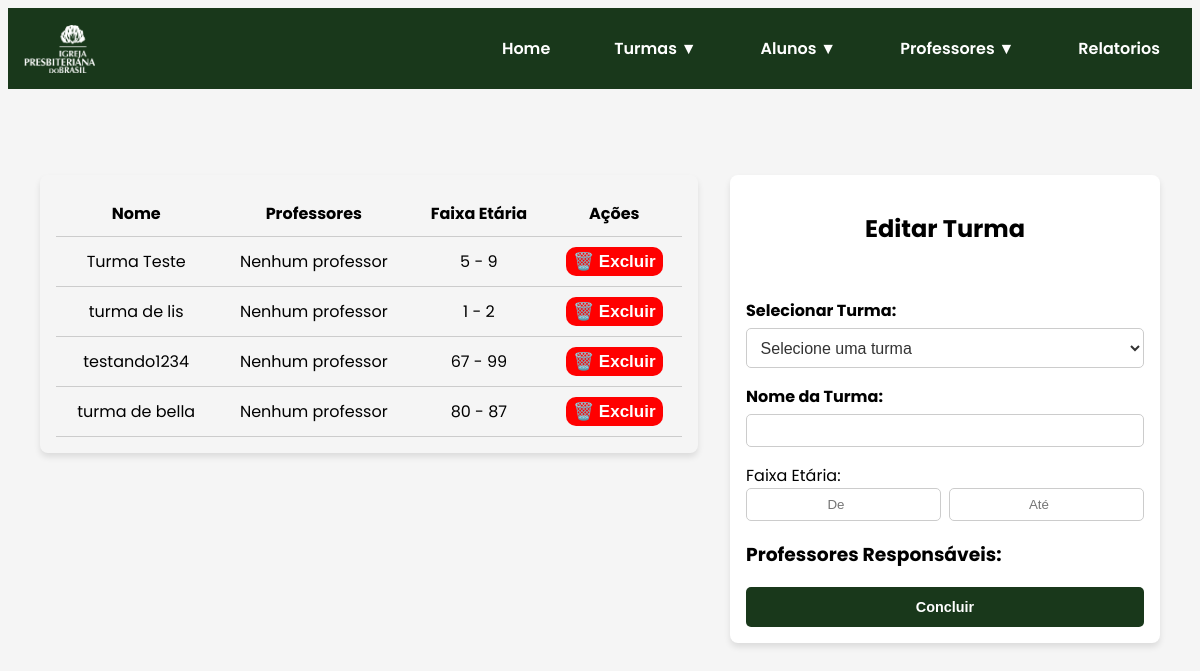
/turmas/, run on an earlier commit of the app's database.
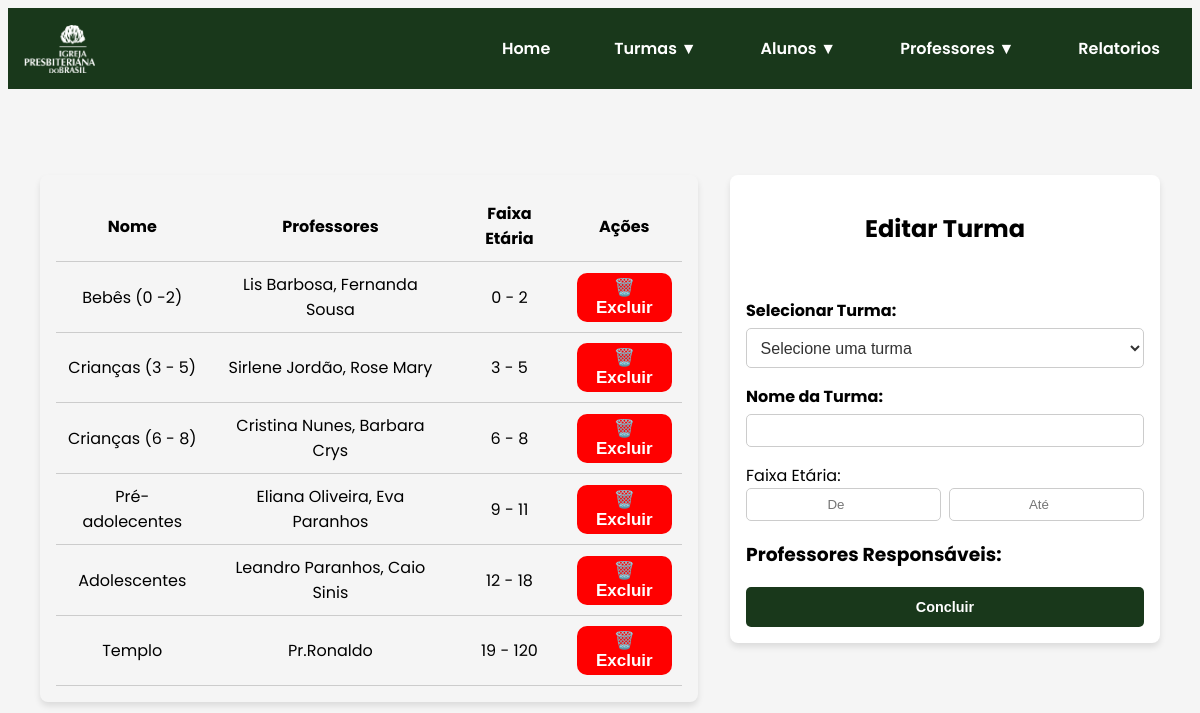
And on a later commit of the database.
### core/models.py (models this page shows, shortened)
class Turma(models.Model):
    nome = models.CharField(max_length=100, unique=True)
    faixa_etaria_de = models.IntegerField()
    faixa_etaria_ate = models.IntegerField()
    codigo = models.CharField(max_length=8, unique=True, blank=True)  # Código identificador único

class Professor(models.Model):
    nome = models.CharField(max_length=255)
    data_nascimento = models.DateField()
    turmas = models.ManyToManyField("Turma", blank=True)
    matricula = models.CharField(max_length=10, unique=True, editable=False)  # Matrícula única

### core/views.py (the view)
# urls.py: path('turmas/', turmas_geral, name='turmas_geral'),
def turmas_geral(request):
    turmas = Turma.objects.prefetch_related("professor_set").all()  # Puxa os professores vinculados
    return render(request, 'turmasGeral.html', {'turmas': turmas})

### core/templates/turmasGeral.html (shortened to what this page needs)
{% load static %}
<!DOCTYPE html>
<html lang="pt-br">
<head>
    <link rel="stylesheet" href="{% static 'css/style.css' %}">
    <link rel="stylesheet" href="{% static 'css/turmasGeral.css' %}">
</head>
<body>
    <nav class="navbar">
        <div class="logo">
            <img src="{% static '/img/logoIPBbranco.png' %}" alt="Logotipo da Igreja">
        </div>
        <ul class="nav-links" id="nav-links">
            <li><a href="{% url 'home' %}">Home</a></li>
            <li class="dropdown">
                <a href="#" id="turmas-btn">Turmas ▼</a>
            </li>
            <li class="dropdown">
                <a href="#" id="alunos-btn">Alunos ▼</a>
            </li>
            <li class="dropdown">
                <a href="#" id="professores-btn">Professores ▼</a>
            </li>
            <li><a href="{% url 'relatorios' %}">Relatorios</a></li>
        </ul>
    </nav>
    <main class="turmas-container">
        <section class="turmas-listagem">
            <table class="turmas-tabela">
                <thead>
                    <tr>
                        <th>Nome</th>
                        <th>Professores</th>
                        <th>Faixa Etária</th>
                        <th>Ações</th>
                    </tr>
                </thead>
                <tbody id="turmas-tabela-body">
                    {% for turma in turmas %}
                    <tr>
                        <td>{{ turma.nome }}</td>
                        <td>
                            {% if turma.professor_set.all %}
                                {% for professor in turma.professor_set.all %}
                                    {{ professor.nome }}{% if not forloop.last %}, {% endif %}
                                {% endfor %}
                            {% else %}
                                Nenhum professor
                            {% endif %}
                        </td>
                        <td>{{ turma.faixa_etaria_de }} - {{ turma.faixa_etaria_ate }}</td>
                        <td>
                            <button class="btn-excluir-turma" data-turma-id="{{ turma.id }}">🗑️ Excluir</button>
                        </td>
                    </tr>
                    {% endfor %}
                </tbody>
            </table>
        </section>
        <section class="turmas-formulario">
            <div class="turmas-card">
                <div class="turmas-header">
                    <h2 id="turmas-titulo-form">Editar Turma</h2>
                </div>
                <div class="turmas-form-group">
                    <label for="turma-selecionada">Selecionar Turma:</label>
                    <select id="turma-selecionada" class="turmas-select">
                        <option value="">Selecione uma turma</option>
                    </select>
                </div>
                <form id="turmas-form">
                    <div class="turmas-form-group">
                        <label for="turmas-nome">Nome da Turma:</label>
                        <input type="text" id="turmas-nome" name="turmas-nome" required>
                    </div>
                    <div class="turmas-faixa-etaria">
                        <label for="turmas-faixa-de">Faixa Etária:</label>
                        <div class="turmas-faixa-container">
                            <input type="number" id="turmas-faixa-de" name="turmas-faixa-de" placeholder="De" required>
                            <input type="number" id="turmas-faixa-ate" name="turmas-faixa-ate" placeholder="Até" required>
                        </div>
                    </div>
                    <h3>Professores Responsáveis:</h3>
                    <button type="submit" class="turmas-submit" id="turmas-submit-button">Concluir</button>
                </form>
            </div>
        </section>
    </main>
</body>
</html>

What changed in the data, as far as the page shows it:
changed Turma: nome "Turma Teste" → "Bebês (0 -2)"; faixa_etaria_de "5" → "0"; faixa_etaria_ate "9" → "2"; no longer shows "Nenhum professor"
added Professor: nome "Lis Barbosa", shown under Turma "Bebês (0 -2)"
added Professor: nome "Fernanda Sousa", shown under Turma "Bebês (0 -2)"
changed Turma: nome "turma de lis" → "Crianças (3 - 5)"; faixa_etaria_de "1" → "3"; faixa_etaria_ate "2" → "5"; no longer shows "Nenhum professor"
added Professor: nome "Sirlene Jordão", shown under Turma "Crianças (3 - 5)"
added Professor: nome "Rose Mary", shown under Turma "Crianças (3 - 5)"
changed Turma: nome "testando1234" → "Crianças (6 - 8)"; faixa_etaria_de "67" → "6"; faixa_etaria_ate "99" → "8"; no longer shows "Nenhum professor"
added Professor: nome "Cristina Nunes", shown under Turma "Crianças (6 - 8)"
added Professor: nome "Barbara Crys", shown under Turma "Crianças (6 - 8)"
changed Turma: nome "turma de bella" → "Pré-adolecentes"; faixa_etaria_de "80" → "9"; faixa_etaria_ate "87" → "11"; no longer shows "Nenhum professor"
added Professor: nome "Eliana Oliveira", shown under Turma "Pré-adolecentes"
added Professor: nome "Eva Paranhos", shown under Turma "Pré-adolecentes"
added Turma: nome "Adolescentes", faixa_etaria_de "12", faixa_etaria_ate "18"
added Professor: nome "Leandro Paranhos", shown under "Adolescentes"
added Professor: nome "Caio Sinis", shown under "Adolescentes"
added Turma: nome "Templo", faixa_etaria_de "19", faixa_etaria_ate "120"
added Professor: nome "Pr.Ronaldo", shown under "Templo"
